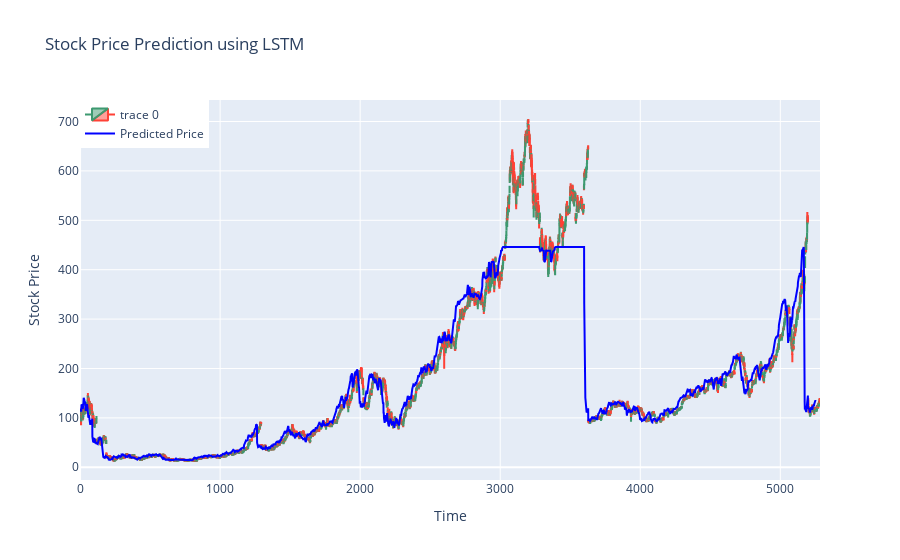

Notebook code cell kept with this figure:
### Code cell
# Plotting the results
fig = go.Figure(data=[go.Candlestick(x=data.index,
                open=data['Open'],
                high=data['High'],
                low=data['Low'],
                close=data['Close'])])
predicted_prices = np.concatenate([train_predictions, test_predictions])

# Prediction
fig.add_trace(go.Scatter(x=data.index, y=predicted_prices.flatten(), mode='lines', name='Predicted Price',line=dict(color='blue')))

# Labels
fig.update_layout(title='Stock Price Prediction using LSTM',
                   xaxis_title='Time',
                   yaxis_title='Stock Price',
                   showlegend=True,
                   legend=dict(x=0, y=1))

fig.update_layout(xaxis_rangeslider_visible=False)
fig.show()

### Figure 1 — Plotly figure (JSON) as saved in the notebook; plotly's stock layout.template omitted (floating-point values rounded to 4 significant figures; data arrays with more than 128 entries replaced by an {"elided": "..."} marker saying what was removed)
{"data": [{"close": {"elided": "5284 float values"}, "high": {"elided": "5284 float values"}, "low": {"elided": "5284 float values"}, "open": {"elided": "5284 float values"}, "type": "candlestick", "x": {"elided": "5284 int values"}}, {"line": {"color": "blue"}, "mode": "lines", "name": "Predicted Price", "type": "scatter", "x": {"elided": "5284 int values"}, "y": {"elided": "5253 float values"}}], "layout": {"legend": {"x": 0, "y": 1}, "showlegend": true, "title": {"text": "Stock Price Prediction using LSTM"}, "xaxis": {"rangeslider": {"visible": false}, "title": {"text": "Time"}}, "yaxis": {"title": {"text": "Stock Price"}}}}
